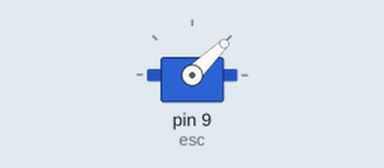
Bench run of a sketch on a simulated Arduino Uno, built with avr-gcc and run on an emulated ATmega328P. Parts: servo.

Above: at 0.1 s.
At 10.1 s:
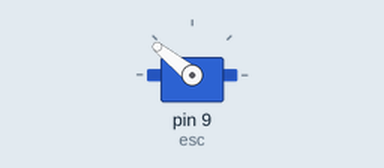
Timing chart, 0 to 11.6 s (numbered marks = the images above):
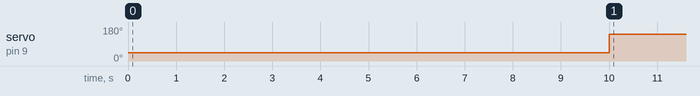

The sketch:

sketch_jan02b.ino
```cpp
#include <Servo.h>


Servo esc; //Creating a servo class with name as esc

void setup()

{

esc.attach(9); //Specify the esc signal pin,Here as D8

esc.writeMicroseconds(1000); //initialize the signal to 1000
delay(10000);
Serial.begin(9600);

}

void loop()

{

int val; //Creating a variable val

//val= ; //Read input from analog pin a0 and store in val

//val= map(val, 0, 1023,1000,2000); //mapping val to minimum and maximum(Change if needed)
esc.writeMicroseconds(2000); //using val as the signal to esc
/*for(int i =0;i <10;i++){
esc.writeMicroseconds(1000+(i*100));
delay(200);
}
for(int i =10;i >0;i--){
esc.writeMicroseconds(1000+(i*100));
delay(200);
}
delay(10000);*/
}
```

Measured:
- by itself, servo on pin 9 (esc): 44° → 141° at 10.0 s
